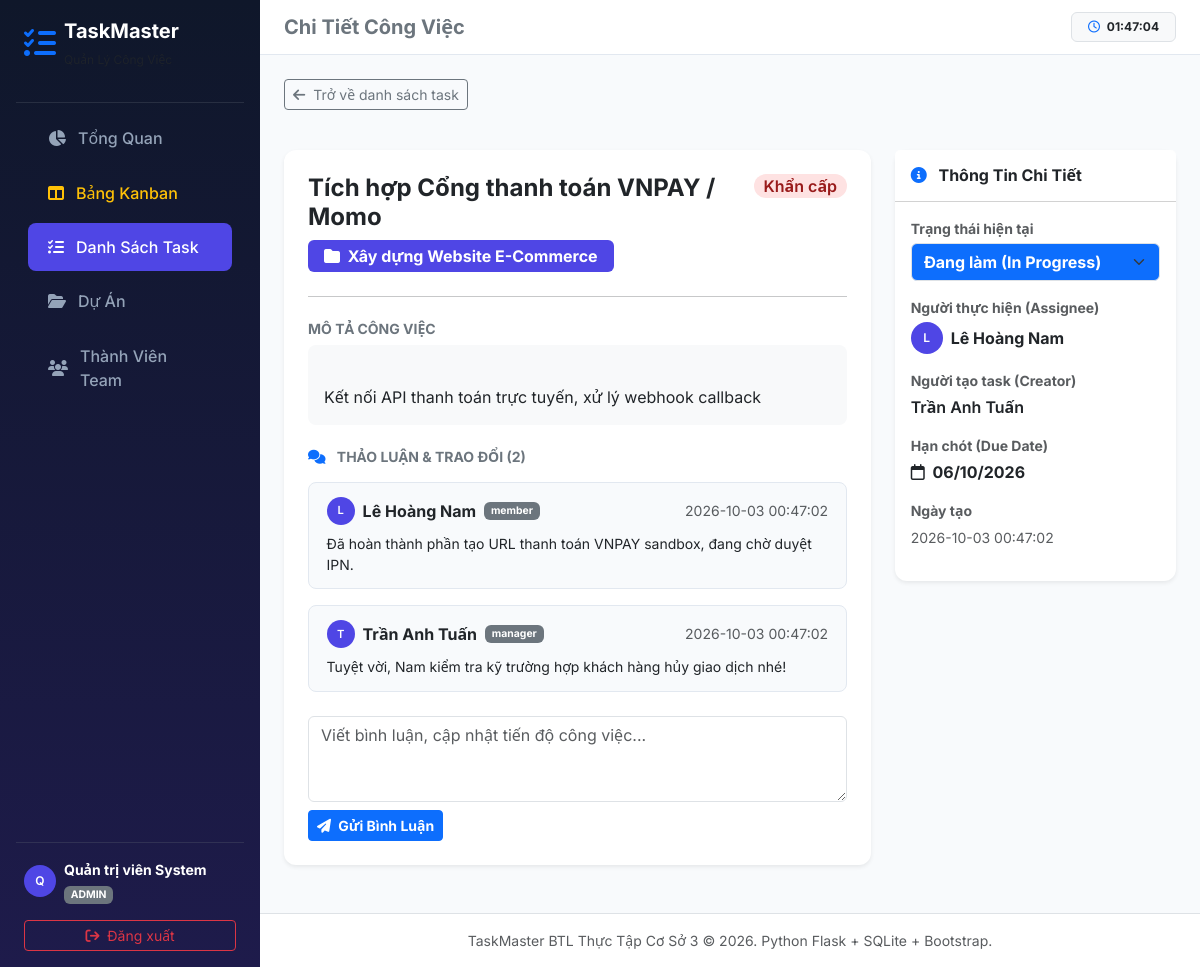
Screenshot of /tasks/3 (signed in) with the database file from the repository.
### tables this page shows
CREATE TABLE tasks (
            id INTEGER PRIMARY KEY AUTOINCREMENT,
            title TEXT NOT NULL,
            description TEXT,
            project_id INTEGER,
            assignee_id INTEGER,
            creator_id INTEGER,
            priority TEXT NOT NULL DEFAULT 'Trung bình',
            status TEXT NOT NULL DEFAULT 'To Do',
            due_date DATE,
            created_at TIMESTAMP DEFAULT CURRENT_TIMESTAMP,
            FOREIGN KEY (project_id) REFERENCES projects (id) ON DELETE SET NULL,
            FOREIGN KEY (assignee_id) REFERENCES users (id) ON DELETE SET NULL,
            FOREIGN KEY (creator_id) REFERENCES users (id) ON DELETE SET NULL
        );

CREATE TABLE projects (
            id INTEGER PRIMARY KEY AUTOINCREMENT,
            name TEXT NOT NULL,
            description TEXT,
            color TEXT DEFAULT '#4f46e5',
            status TEXT NOT NULL DEFAULT 'Đang thực hiện',
            created_at TIMESTAMP DEFAULT CURRENT_TIMESTAMP
        );

CREATE TABLE comments (
            id INTEGER PRIMARY KEY AUTOINCREMENT,
            task_id INTEGER NOT NULL,
            user_id INTEGER NOT NULL,
            content TEXT NOT NULL,
            created_at TIMESTAMP DEFAULT CURRENT_TIMESTAMP,
            FOREIGN KEY (task_id) REFERENCES tasks (id) ON DELETE CASCADE,
            FOREIGN KEY (user_id) REFERENCES users (id)
        );

CREATE TABLE users (
            id INTEGER PRIMARY KEY AUTOINCREMENT,
            username TEXT UNIQUE NOT NULL,
            password_hash TEXT NOT NULL,
            fullname TEXT NOT NULL,
            email TEXT,
            role TEXT NOT NULL DEFAULT 'member',
            created_at TIMESTAMP DEFAULT CURRENT_TIMESTAMP
        );

### app.py (the view)
@app.route('/tasks/<int:id>')
@login_required
def task_detail(id):
    conn = get_db_connection()
    task = conn.execute('''
        SELECT t.*, p.name as project_name, p.color as project_color,
               u_assign.fullname as assignee_name, u_creator.fullname as creator_name
        FROM tasks t
        LEFT JOIN projects p ON t.project_id = p.id
        LEFT JOIN users u_assign ON t.assignee_id = u_assign.id
        LEFT JOIN users u_creator ON t.creator_id = u_creator.id
        WHERE t.id = ?
    ''', (id,)).fetchone()
    if not task:
        conn.close()
        flash('Không tìm thấy công việc!', 'danger')
        return redirect(url_for('tasks'))
    comments = conn.execute('''
        SELECT c.*, u.fullname as user_name, u.role as user_role
        FROM comments c
        JOIN users u ON c.user_id = u.id
        WHERE c.task_id = ?
        ORDER BY c.created_at ASC
    ''', (id,)).fetchall()
    conn.close()
    return render_template('task_detail.html', task=task, comments=comments)

### app.py (called while the page is built)
@app.template_filter('date_format')
def date_format_filter(value):
    if not value:
        return "-"
    try:
        if isinstance(value, str):
            dt = datetime.strptime(value.split()[0], "%Y-%m-%d")
        else:
            dt = value
        return dt.strftime("%d/%m/%Y")
    except Exception:
        return str(value)

@app.template_filter('is_overdue')
def is_overdue_filter(due_date_str, status):
    if not due_date_str or status == 'Completed':
        return False
    try:
        due_date = datetime.strptime(str(due_date_str).split()[0], "%Y-%m-%d").date()
        return due_date < date.today()
    except Exception:
        return False

def login_required(f):
    @functools.wraps(f)
    def decorated_function(*args, **kwargs):
        if 'user_id' not in session:
            flash('Vui lòng đăng nhập để sử dụng ứng dụng!', 'warning')
            return redirect(url_for('login', next=request.url))
        return f(*args, **kwargs)
    return decorated_function

@app.context_processor
def inject_user():
    return dict(
        current_user=session.get('fullname'),
        current_role=session.get('role'),
        current_username=session.get('username'),
        current_user_id=session.get('user_id')
    )

### database.py (called while the page is built)
def get_db_connection():
    conn = sqlite3.connect(DB_FILE)
    conn.row_factory = sqlite3.Row
    return conn

### templates/task_detail.html (shortened to what this page needs)
{% extends 'base.html' %}
{% block header_title %}Chi Tiết Công Việc{% endblock %}
{% block content %}
<div class="mb-4">
    <a href="{{ url_for('tasks') }}" class="btn btn-outline-secondary btn-sm mb-3">
        <i class="fa-solid fa-arrow-left me-1"></i> Trở về danh sách task
    </a>
</div>
<div class="row g-4">
    <div class="col-lg-8">
        <div class="card border-0 shadow-sm mb-4">
            <div class="card-body p-4">
                <div class="d-flex justify-content-between align-items-start mb-3">
                    <div>
                        <h4 class="fw-bold text-dark mb-2">{{ task['title'] }}</h4>
                        {% if task['project_name'] %}
                        <span class="badge px-3 py-2 fs-6" style="background-color: {{ task['project_color'] }};">
                            <i class="fa-solid fa-folder me-1"></i> {{ task['project_name'] }}
                        </span>
                        {% endif %}
                    </div>
                    <div>
                        {% if task['priority'] == 'Khẩn cấp' %}
                            <span class="badge badge-priority badge-urgent fs-6">Khẩn cấp</span>
                        {% elif task['priority'] == 'Cao' %}
                            <span class="badge badge-priority badge-high fs-6">Cao</span>
                        {% elif task['priority'] == 'Trung bình' %}
                            <span class="badge badge-priority badge-medium fs-6">Trung bình</span>
                        {% else %}
                            <span class="badge badge-priority badge-low fs-6">Thấp</span>
                        {% endif %}
                    </div>
                </div>
                <hr class="my-4">
                <h6 class="fw-bold text-secondary text-uppercase small">Mô Tả Công Việc</h6>
                <div class="bg-light p-3 rounded-3 text-dark mb-4" style="white-space: pre-line;">
                    {{ task['description'] or 'Chưa có mô tả chi tiết cho công việc này.' }}
                </div>
                <h6 class="fw-bold text-secondary text-uppercase small mb-3">
                    <i class="fa-solid fa-comments text-primary me-2"></i> Thảo Luận & Trao Đổi ({{ comments | length }})
                </h6>
                <div class="d-flex flex-column gap-3 mb-4">
                    {% for c in comments %}
                    <div class="comment-box">
                        <div class="d-flex justify-content-between align-items-center mb-2">
                            <div class="d-flex align-items-center">
                                <div class="avatar-circle me-2" style="width: 28px; height: 28px; font-size: 0.7rem;">
                                    {{ c['user_name'][0] }}
                                </div>
                                <span class="fw-bold text-dark me-2">{{ c['user_name'] }}</span>
                                <span class="badge bg-secondary" style="font-size: 0.65rem;">{{ c['user_role'] }}</span>
                            </div>
                            <small class="text-muted">{{ c['created_at'] }}</small>
                        </div>
                        <div class="text-dark small">{{ c['content'] }}</div>
                    </div>
                    {% else %}
                    <div class="text-center text-muted py-3 small bg-light rounded-3">Chưa có bình luận nào. Hãy là người đầu tiên trao đổi!</div>
                    {% endfor %}
                </div>
                <form action="{{ url_for('task_add_comment', id=task['id']) }}" method="POST">
                    <div class="mb-2">
                        <textarea name="content" class="form-control" rows="3" placeholder="Viết bình luận, cập nhật tiến độ công việc..." required></textarea>
                    </div>
                    <button type="submit" class="btn btn-primary btn-sm fw-bold">
                        <i class="fa-solid fa-paper-plane me-1"></i> Gửi Bình Luận
                    </button>
                </form>
            </div>
        </div>
    </div>
    <div class="col-lg-4">
        <div class="card border-0 shadow-sm mb-4">
            <div class="card-header bg-white py-3">
                <h6 class="fw-bold mb-0 text-dark"><i class="fa-solid fa-circle-info text-primary me-2"></i> Thông Tin Chi Tiết</h6>
            </div>
            <div class="card-body">
                <div class="mb-3">
                    <label class="text-muted small fw-bold d-block mb-1">Trạng thái hiện tại</label>
                    <form action="{{ url_for('task_quick_status', id=task['id']) }}" method="POST">
                        <select name="status" class="form-select fw-bold
                            {% if task['status'] == 'Completed' %}bg-success text-white
                            {% elif task['status'] == 'In Progress' %}bg-primary text-white
                            {% else %}bg-secondary text-white{% endif %}" onchange="this.form.submit()">
                            <option value="In Progress" {% if task['status'] == 'In Progress' %}selected{% endif %}>Đang làm (In Progress)</option>
                        </select>
                    </form>
                </div>
                <div class="mb-3">
                    <label class="text-muted small fw-bold d-block mb-1">Người thực hiện (Assignee)</label>
                    <div class="d-flex align-items-center">
                        <div class="avatar-circle me-2">
                            {{ task['assignee_name'][0] if task['assignee_name'] else '?' }}
                        </div>
                        <span class="fw-bold text-dark">{{ task['assignee_name'] or 'Chưa phân công' }}</span>
                    </div>
                </div>
                <div class="mb-3">
                    <label class="text-muted small fw-bold d-block mb-1">Người tạo task (Creator)</label>
                    <span class="fw-semibold text-dark">{{ task['creator_name'] or 'Hệ thống' }}</span>
                </div>
                <div class="mb-3">
                    <label class="text-muted small fw-bold d-block mb-1">Hạn chót (Due Date)</label>
                    <span class="fw-bold {% if task['due_date'] | is_overdue(task['status']) %}text-danger{% else %}text-dark{% endif %}">
                        <i class="fa-regular fa-calendar me-1"></i> {{ task['due_date'] | date_format }}
                    </span>
                </div>
                <div class="mb-3">
                    <label class="text-muted small fw-bold d-block mb-1">Ngày tạo</label>
                    <span class="small text-muted">{{ task['created_at'] }}</span>
                </div>
            </div>
        </div>
    </div>
</div>
{% endblock %}

### static/css/style.css (style rules this page uses)
:root { --primary-color: #4f46e5; --primary-hover: #4338ca; --bg-light: #f8fafc; --card-shadow: 0 4px 6px -1px rgba(0, 0, 0, 0.05), 0 2px 4px -1px rgba(0, 0, 0, 0.03); --card-shadow-hover: 0 10px 15px -3px rgba(0, 0, 0, 0.08), 0 4px 6px -2px rgba(0, 0, 0, 0.04); }
body { font-family: 'Inter', system-ui, -apple-system, BlinkMacSystemFont, 'Segoe UI', Roboto, sans-serif; background-color: var(--bg-light); color: #334155; min-height: 100vh; }
.card { border: none; border-radius: 0.75rem; box-shadow: var(--card-shadow); transition: transform 0.2s ease, box-shadow 0.2s ease; }
.badge-priority { font-size: 0.7rem; padding: 0.25em 0.6em; border-radius: 9999px; font-weight: 600; }
.badge-urgent { background-color: #fee2e2; color: #991b1b; }
.avatar-circle { width: 32px; height: 32px; border-radius: 50%; background-color: #4f46e5; color: #ffffff; display: flex; align-items: center; justify-content: center; font-weight: 600; font-size: 0.75rem; }
.comment-box { background-color: #f8fafc; border-radius: 0.5rem; padding: 0.85rem 1.1rem; border: 1px solid #e2e8f0; }

### rows the page displays
tasks: title "Tích hợp Cổng thanh toán VNPAY / Momo", description "Kết nối API thanh toán trực tuyến, xử lý webhook callback", status "Đang làm (In Progress)", due_date "06/10/2026", created_at "2026-10-03 00:47:02"
projects: project_name "Xây dựng Website E-Commerce"
comments: fullname "L", user_name "Lê Hoàng Nam", user_role "member", created_at "2026-10-03 00:47:02", content "Đã hoàn thành phần tạo URL thanh toán VNPAY sandbox, đang chờ duyệt IPN."
comments: fullname "T", user_name "Trần Anh Tuấn", user_role "manager", created_at "2026-10-03 00:47:02", content "Tuyệt vời, Nam kiểm tra kỹ trường hợp khách hàng hủy giao dịch nhé!"
users: fullname "L", fullname "Lê Hoàng Nam"
users: fullname "Trần Anh Tuấn"

### other values shown
{{ current_user[0] | upper if current_user else 'U' }} "Q"
{{ current_user }} "Quản trị viên System"
{{ current_role | upper }} "ADMIN"
{{ comments | length }} "2"
